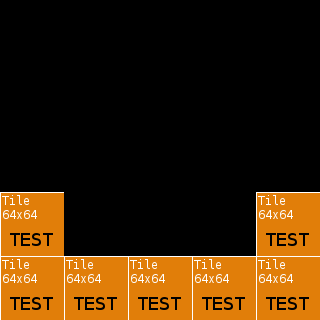

The image is a tile-based game level rendered from a .tmx file. Its description and source (layers, tilesets, objects; grid data summarised) follow:
An orthogonal 5x5 tile map with 64x64 px tiles, 1 tile layer (Level) and 2 objects (object, player_spawn).

<map version="1.0" orientation="orthogonal" renderorder="right-down" width="5" height="5" tilewidth="64" tileheight="64" nextobjectid="3">
 <tileset firstgid="1" name="test" tilewidth="64" tileheight="64">
  <image source="test.png" width="128" height="128" />
 </tileset>
 <layer name="Level" width="5" height="5">
  <data>[25 cells, 7 non-empty, 1 distinct tile ids]</data>
 </layer>
 <objectgroup name="CollisionMap">
  <object id="1" type="object" x="0" y="192">
   <polyline points="0,0 64,0 64,64 256,64 256,0 320,0 320,-192 0,-192 0,0" />
  </object>
 </objectgroup>
 <objectgroup name="Entities">
  <object id="2" type="player_spawn" gid="1" x="128" y="128" />
 </objectgroup>
</map>